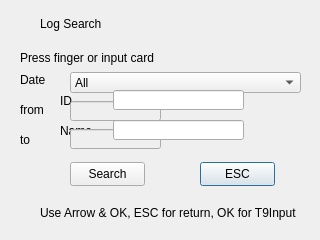
<ui version="4.0" >
 <class>LogSearch</class>
 <widget class="QDialog" name="LogSearch" >
  <property name="geometry" >
   <rect>
    <x>0</x>
    <y>0</y>
    <width>320</width>
    <height>240</height>
   </rect>
  </property>
  <property name="windowTitle" >
   <string>Dialog</string>
  </property>
  <widget class="QLabel" name="lblBackground" >
   <property name="geometry" >
    <rect>
     <x>0</x>
     <y>0</y>
     <width>320</width>
     <height>240</height>
    </rect>
   </property>
   <property name="text" >
    <string/>
   </property>
   <property name="pixmap" >
    <pixmap resource="../sb3000.qrc" >:/images/res/bg-main.png</pixmap>
   </property>
  </widget>
  <widget class="QLabel" name="lblTitleBackground" >
   <property name="geometry" >
    <rect>
     <x>0</x>
     <y>6</y>
     <width>320</width>
     <height>30</height>
    </rect>
   </property>
   <property name="text" >
    <string/>
   </property>
   <property name="pixmap" >
    <pixmap resource="../sb3000.qrc" >:/images/res/title-1.png</pixmap>
   </property>
  </widget>
  <widget class="QLabel" name="lblTitleText" >
   <property name="geometry" >
    <rect>
     <x>40</x>
     <y>10</y>
     <width>273</width>
     <height>28</height>
    </rect>
   </property>
   <property name="text" >
    <string>Log Search</string>
   </property>
  </widget>
  <widget class="QLabel" name="lblTitleIcon" >
   <property name="geometry" >
    <rect>
     <x>9</x>
     <y>10</y>
     <width>26</width>
     <height>26</height>
    </rect>
   </property>
   <property name="text" >
    <string/>
   </property>
   <property name="pixmap" >
    <pixmap resource="../sb3000.qrc" >:/images/res/SEARCH_GLOG.png</pixmap>
   </property>
   <property name="scaledContents" >
    <bool>false</bool>
   </property>
  </widget>
  <widget class="QLabel" name="lblStatusIcon" >
   <property name="geometry" >
    <rect>
     <x>20</x>
     <y>205</y>
     <width>16</width>
     <height>16</height>
    </rect>
   </property>
   <property name="text" >
    <string/>
   </property>
   <property name="pixmap" >
    <pixmap resource="../sb3000.qrc" >:/images/res/icon-help.png</pixmap>
   </property>
  </widget>
  <widget class="QLabel" name="lblStatusText" >
   <property name="geometry" >
    <rect>
     <x>40</x>
     <y>200</y>
     <width>270</width>
     <height>25</height>
    </rect>
   </property>
   <property name="text" >
    <string>Use Arrow &amp; OK, ESC for return, OK for T9Input</string>
   </property>
  </widget>
  <widget class="QPushButton" name="btnESC" >
   <property name="geometry" >
    <rect>
     <x>200</x>
     <y>162</y>
     <width>75</width>
     <height>24</height>
    </rect>
   </property>
   <property name="text" >
    <string>ESC</string>
   </property>
  </widget>
  <widget class="QLabel" name="lblName" >
   <property name="geometry" >
    <rect>
     <x>60</x>
     <y>120</y>
     <width>50</width>
     <height>21</height>
    </rect>
   </property>
   <property name="text" >
    <string>Name</string>
   </property>
  </widget>
  <widget class="QLineEdit" name="txtTo" >
   <property name="enabled" >
    <bool>false</bool>
   </property>
   <property name="geometry" >
    <rect>
     <x>70</x>
     <y>129</y>
     <width>91</width>
     <height>20</height>
    </rect>
   </property>
  </widget>
  <widget class="QLabel" name="lblStatus" >
   <property name="geometry" >
    <rect>
     <x>20</x>
     <y>47</y>
     <width>279</width>
     <height>21</height>
    </rect>
   </property>
   <property name="text" >
    <string>Press finger or input card</string>
   </property>
   <property name="alignment" >
    <set>Qt::AlignLeading|Qt::AlignLeft|Qt::AlignVCenter</set>
   </property>
  </widget>
  <widget class="QPushButton" name="btnOK" >
   <property name="geometry" >
    <rect>
     <x>70</x>
     <y>162</y>
     <width>75</width>
     <height>24</height>
    </rect>
   </property>
   <property name="text" >
    <string>Search</string>
   </property>
  </widget>
  <widget class="QLabel" name="lblID" >
   <property name="geometry" >
    <rect>
     <x>60</x>
     <y>90</y>
     <width>40</width>
     <height>21</height>
    </rect>
   </property>
   <property name="text" >
    <string>ID</string>
   </property>
  </widget>
  <widget class="QLabel" name="lblTo" >
   <property name="geometry" >
    <rect>
     <x>20</x>
     <y>129</y>
     <width>40</width>
     <height>21</height>
    </rect>
   </property>
   <property name="text" >
    <string>to</string>
   </property>
  </widget>
  <widget class="QComboBox" name="comboDate" >
   <property name="geometry" >
    <rect>
     <x>70</x>
     <y>72</y>
     <width>231</width>
     <height>21</height>
    </rect>
   </property>
   <item>
    <property name="text" >
     <string>All</string>
    </property>
   </item>
   <item>
    <property name="text" >
     <string>Last Week</string>
    </property>
   </item>
   <item>
    <property name="text" >
     <string>Past Month</string>
    </property>
   </item>
   <item>
    <property name="text" >
     <string>Specify Date</string>
    </property>
   </item>
  </widget>
  <widget class="QLabel" name="lblDate" >
   <property name="geometry" >
    <rect>
     <x>20</x>
     <y>72</y>
     <width>40</width>
     <height>16</height>
    </rect>
   </property>
   <property name="text" >
    <string>Date</string>
   </property>
  </widget>
  <widget class="QLineEdit" name="txtFrom" >
   <property name="enabled" >
    <bool>false</bool>
   </property>
   <property name="geometry" >
    <rect>
     <x>70</x>
     <y>101</y>
     <width>91</width>
     <height>20</height>
    </rect>
   </property>
  </widget>
  <widget class="QLabel" name="lblFrom" >
   <property name="geometry" >
    <rect>
     <x>20</x>
     <y>99</y>
     <width>40</width>
     <height>21</height>
    </rect>
   </property>
   <property name="text" >
    <string>from</string>
   </property>
  </widget>
  <widget class="QLineEdit" name="txtName" >
   <property name="geometry" >
    <rect>
     <x>113</x>
     <y>120</y>
     <width>131</width>
     <height>20</height>
    </rect>
   </property>
   <property name="maxLength" >
    <number>8</number>
   </property>
   <property name="alignment" >
    <set>Qt::AlignCenter</set>
   </property>
  </widget>
  <widget class="QLineEdit" name="txtID" >
   <property name="geometry" >
    <rect>
     <x>113</x>
     <y>90</y>
     <width>131</width>
     <height>20</height>
    </rect>
   </property>
   <property name="maxLength" >
    <number>9</number>
   </property>
   <property name="alignment" >
    <set>Qt::AlignCenter</set>
   </property>
  </widget>
 </widget>
 <tabstops>
  <tabstop>comboDate</tabstop>
  <tabstop>txtFrom</tabstop>
  <tabstop>txtTo</tabstop>
  <tabstop>txtID</tabstop>
  <tabstop>txtName</tabstop>
  <tabstop>btnOK</tabstop>
  <tabstop>btnESC</tabstop>
 </tabstops>
 <resources>
  <include location="../sb3000.qrc" />
 </resources>
 <connections/>
</ui>
